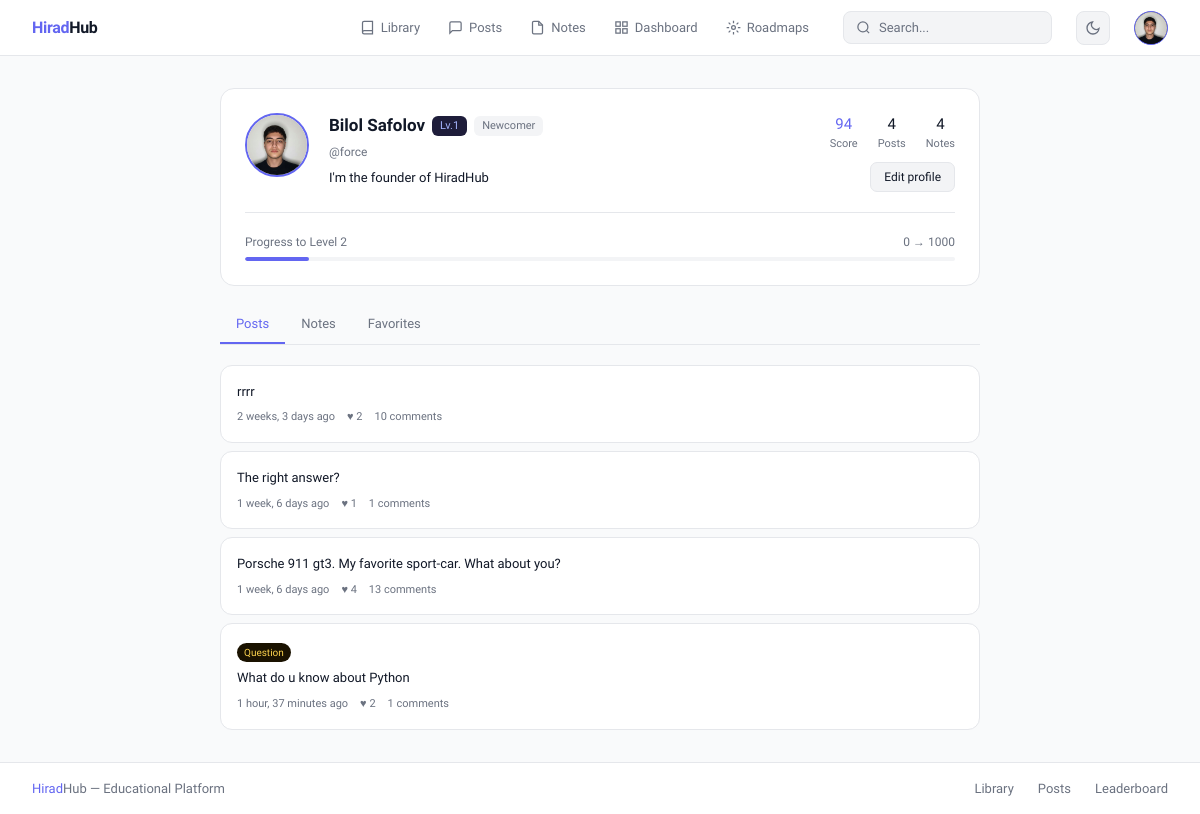
Page /user/profile/ (signed in) on the committed database.
### user/models.py (models this page shows, shortened)
class CustomUser(AbstractUser):
    phone_regex = RegexValidator(
        regex=r'^\+?1?\d{9,15}$',
        message="Phone number must be entered in the format: '+999999999'. Up to 15 digits allowed."
    )
    email = models.EmailField(unique=True, db_index=True)
    first_name = models.CharField(max_length=30, blank=True)
    last_name = models.CharField(max_length=30, blank=True)
    phone_number = models.CharField(max_length=15, blank=True, validators=[phone_regex])
    profile_picture = models.ImageField(upload_to='profile_pictures/', blank=True, null=True)
    bio = models.TextField(blank=True)
    is_email_verified = models.BooleanField(default=False)
    is_verified = models.BooleanField(default=False)
    role = models.CharField(max_length=20, default='student',
    choices=[('student', 'Student'), ('teacher', 'Teacher'), ('director', 'Director'), ('admin', 'Admin'  )])
    username = models.CharField(max_length=150, unique=True)
    groups = models.ManyToManyField(
        'auth.Group',
        verbose_name='groups',
        blank=True,
        help_text='The groups this user belongs to.',
        related_name='customuser_set',
        related_query_name='user',
    )
    score = models.PositiveIntegerField(default=0, db_index=True)
    level = models.PositiveIntegerField(default=1)
    title = models.CharField(max_length=50, blank=True, default='Newcomer')
    user_permissions = models.ManyToManyField(
        'auth.Permission',
        verbose_name='user permissions',
        blank=True,
        help_text='Specific permissions for this user.',
        related_name='customuser_set',
        related_query_name='user',
    )
    class Meta:
        verbose_name = 'User'
        verbose_name_plural = 'Users'

### post/models.py (models this page shows, shortened)
class Post(models.Model):
    POST_TYPES_CHOICES = [
        ('post', 'Post'),
        ('question', 'Question'),
        ('article', 'Article'),
    ]
    author = models.ForeignKey(settings.AUTH_USER_MODEL, on_delete=models.CASCADE, related_name='posts')
    post_type = models.CharField(max_length=20, choices=POST_TYPES_CHOICES, default='post', db_index=True)
    text = models.TextField(max_length=10000, blank=True)
    image = models.ImageField(upload_to='post/images/', null=True, blank=True)
    video = models.FileField(upload_to='post/videos/', null=True, blank=True)
    is_answered = models.BooleanField(default=False, db_index=True)
    accepted_comment = models.OneToOneField('library.Comment', null=True, blank=True, on_delete=models.SET_NULL, related_name='accepted_for')
    view_count = models.PositiveIntegerField(default=0, db_index=True)
    step = models.PositiveIntegerField(default=0, db_index=True)
    created_at = models.DateTimeField(auto_now_add=True)
    updated_at = models.DateTimeField(auto_now=True)
    topics = models.ManyToManyField(Topic, related_name='posts', blank=True)
    likes = GenericRelation('library.Like')
    comments = GenericRelation('library.Comment')
    favorites = GenericRelation('post.Favorite')
    class Meta:
        indexes = [
            models.Index(fields=['-created_at']),
            models.Index(fields=['post_type']),
            models.Index(fields=['author', 'post_type']),
        ]
    @property
    def count_likes(self):
        return self.likes.count()
    @property
    def count_comments(self):
        return self.comments.count()

### user/views.py (the view, shortened to what this page needs)
# urls.py: path('profile/', views.profile_view, name='profile'),
@login_required
def profile_view(request):
    user = request.user
    from post.models import Post, Favorite
    from django.contrib.contenttypes.models import ContentType
    post_ct = ContentType.objects.get_for_model(Post)
    favorite_posts = Post.objects.filter(
        id__in=Favorite.objects.filter(
            user=user, content_type=post_ct
        ).values_list('object_id', flat=True)
    ).select_related('author').prefetch_related('likes', 'comments')
    level_idx = min(user.level - 1, len(LEVEL_THRESHOLDS) - 1)
    level_current_min = LEVEL_THRESHOLDS[level_idx]
    if user.level < 10:
        level_next_min = LEVEL_THRESHOLDS[min(level_idx + 1, len(LEVEL_THRESHOLDS) - 1)]
        score_in_level = user.score - level_current_min
        level_range    = level_next_min - level_current_min
        level_progress_pct = min(int(score_in_level / level_range * 100), 100) if level_range > 0 else 100
    else:
        level_current_min  = LEVEL_THRESHOLDS[-1]
        level_next_min     = level_current_min
        level_progress_pct = 100
    teacher_profile  = None
    director_profile = None
    teacher_books    = []
    teacher_videos   = []
    teacher_podcasts = []
    return render(request, 'user/profile/profile.html', {
        'user':              user,
        'favorite_posts':    favorite_posts,
        'level_current_min': level_current_min,
        'level_next_min':    level_next_min,
        'level_progress_pct': level_progress_pct,
        'teacher_profile':   teacher_profile,
        'director_profile':  director_profile,
        'teacher_books':     teacher_books,
        'teacher_videos':    teacher_videos,
        'teacher_podcasts':  teacher_podcasts,
    })

### templates/user/profile/profile.html (shortened to what this page needs)
{% extends 'base.html' %}
{% block content %}
<div style="max-width:760px; margin:0 auto;">
    <div style="background:var(--surface); border:0.5px solid var(--border); border-radius:14px; padding:1.5rem; margin-bottom:1.25rem;">
        <div style="display:flex; align-items:flex-start; gap:1.25rem; flex-wrap:wrap;">
            <div style="width:64px; height:64px; border-radius:50%; background:#1e1d3a; border:2px solid var(--accent); display:flex; align-items:center; justify-content:center; font-size:22px; font-weight:500; color:#a5b4fc; overflow:hidden; flex-shrink:0;">
                {% if user.profile_picture %}
                <img src="{{ user.profile_picture.url }}" style="width:100%;height:100%;object-fit:cover;" alt="avatar"/>
                {% else %}
                {{ user.username|first|upper }}
                {% endif %}
            </div>
            <div style="flex:1; min-width:0;">
                <div style="display:flex; align-items:center; gap:7px; flex-wrap:wrap; margin-bottom:4px;">
                    <p style="font-size:17px; font-weight:600; color:var(--text);">{{ user.get_full_name|default:user.username }}</p>
                    <span style="font-size:11px; padding:2px 8px; background:#1e1d3a; color:#a5b4fc; border-radius:6px; font-weight:500;">Lv.{{ user.level }}</span>
                    <span style="font-size:11px; padding:2px 8px; background:var(--surface2); color:var(--muted); border-radius:6px;">{{ user.title }}</span>
                </div>
                <p style="font-size:12px; color:var(--muted);">@{{ user.username }}</p>
                {% if user.bio %}
                <p style="font-size:13px; color:var(--text); margin-top:7px; line-height:1.6;">{{ user.bio }}</p>
                {% endif %}
            </div>
            <div style="display:flex; flex-direction:column; align-items:flex-end; gap:10px; flex-shrink:0;">
                <div style="display:flex; gap:1.25rem; text-align:center;">
                    <div>
                        <p style="font-size:15px; font-weight:500; color:var(--accent);">{{ user.score }}</p>
                        <p style="font-size:11px; color:var(--muted);">Score</p>
                    </div>
                    <div>
                        <p style="font-size:15px; font-weight:500; color:var(--text);">{{ user.posts.count }}</p>
                        <p style="font-size:11px; color:var(--muted);">Posts</p>
                    </div>
                    <div>
                        <p style="font-size:15px; font-weight:500; color:var(--text);">{{ user.notes.count }}</p>
                        <p style="font-size:11px; color:var(--muted);">Notes</p>
                    </div>
                </div>
                <a href="{% url 'user:edit_profile' %}"
                    style="padding:5px 13px; background:var(--surface2); border:0.5px solid var(--border); border-radius:7px; font-size:12px; color:var(--text); text-decoration:none; transition:background 0.15s;"
                    onmouseover="this.style.background='var(--border)'" onmouseout="this.style.background='var(--surface2)'">
                    Edit profile
                </a>
            </div>
        </div>
        {% if user.role == 'student' or user.role == 'admin' %}
        <div style="margin-top:1.25rem; padding-top:1.25rem; border-top:0.5px solid var(--border);">
            <div style="display:flex; justify-content:space-between; align-items:center; margin-bottom:6px;">
                <span style="font-size:12px; color:var(--muted);">
                    {% if user.level < 10 %}Progress to Level {{ user.level|add:1 }}{% else %}Max level reached{% endif %}
                </span>
                <span style="font-size:12px; color:var(--muted);">{{ level_current_min|default:0 }} → {{ level_next_min|default:20000 }}</span>
            </div>
            <div style="height:4px; background:var(--surface2); border-radius:2px; overflow:hidden;">
                <div style="height:100%; width:{{ level_progress_pct|default:0 }}%; background:var(--accent); border-radius:2px; max-width:100%; transition:width 0.3s;"></div>
            </div>
        </div>
        {% endif %}
    </div>
    <div style="display:flex; border-bottom:0.5px solid var(--border); margin-bottom:1.25rem; overflow-x:auto;">
        <button onclick="showTab('posts')" id="tab-posts" class="profile-tab active">Posts</button>
        <button onclick="showTab('notes')" id="tab-notes" class="profile-tab">Notes</button>
        <button onclick="showTab('favorites')" id="tab-favorites" class="profile-tab">Favorites</button>
    </div>
    <div id="panel-posts">
        {% if user.posts.all %}
        <div style="display:flex; flex-direction:column; gap:8px;">
            {% for post in user.posts.all|slice:":15" %}
            <a href="{% url 'post:detail' post.pk %}" style="text-decoration:none;">
                <div style="background:var(--surface); border:0.5px solid var(--border); border-radius:12px; padding:1rem; transition:border-color 0.15s;"
                    onmouseover="this.style.borderColor='var(--accent)'" onmouseout="this.style.borderColor='var(--border)'">
                    {% if post.post_type != 'post' %}
                    <span style="display:inline-flex; align-items:center; font-size:10px; font-weight:500; padding:2px 7px; border-radius:10px; margin-bottom:6px;
                        {% if post.post_type == 'question' %}background:#1a1200; color:#fcd34d;{% else %}background:#1e1d3a; color:#a5b4fc;{% endif %}">
                        {{ post.get_post_type_display }}
                    </span>
                    {% endif %}
                    <p style="font-size:13px; color:var(--text); line-height:1.6; margin-bottom:7px;">{{ post.text|truncatechars:120 }}</p>
                    <div style="display:flex; align-items:center; gap:12px;">
                        <span style="font-size:11px; color:var(--muted);">{{ post.created_at|timesince }} ago</span>
                        <span style="font-size:11px; color:var(--muted);">♥ {{ post.count_likes }}</span>
                        <span style="font-size:11px; color:var(--muted);">{{ post.count_comments }} comments</span>
                    </div>
                </div>
            </a>
            {% endfor %}
        </div>
        {% endif %}
    </div>
</div>
{% endblock %}

### templates/base.html (shortened to what this page needs)
<!DOCTYPE html>
<html lang="en">
<head>
    <script src="https://cdn.tailwindcss.com"></script>
</head>
<body>
    <header class="navbar">
        <a href="{% url 'main:home' %}" class="nav-logo"><span>Hirad</span>Hub</a>
        <nav class="nav-links">
            <a href="{% url 'library:home' %}" class="nav-link {% block nav_library %}{% endblock %}">
                <svg width="15" height="15" viewBox="0 0 24 24" fill="none" stroke="currentColor" stroke-width="2">
                    <path d="M4 19.5A2.5 2.5 0 0 1 6.5 17H20" />
                    <path d="M6.5 2H20v20H6.5A2.5 2.5 0 0 1 4 19.5v-15A2.5 2.5 0 0 1 6.5 2z" />
                </svg>
                Library
            </a>
            <a href="{% url 'post:list' %}" class="nav-link {% block nav_posts %}{% endblock %}">
                <svg width="15" height="15" viewBox="0 0 24 24" fill="none" stroke="currentColor" stroke-width="2">
                    <path d="M21 15a2 2 0 0 1-2 2H7l-4 4V5a2 2 0 0 1 2-2h14a2 2 0 0 1 2 2z" />
                </svg>
                Posts
            </a>
            <a href="{% url 'note:list' %}" class="nav-link {% block nav_notes %}{% endblock %}">
                <svg width="15" height="15" viewBox="0 0 24 24" fill="none" stroke="currentColor" stroke-width="2">
                    <path d="M14 2H6a2 2 0 0 0-2 2v16a2 2 0 0 0 2 2h12a2 2 0 0 0 2-2V8z" />
                    <polyline points="14 2 14 8 20 8" />
                </svg>
                Notes
            </a>
            <a href="{% url 'main:dashboard' %}" class="nav-link {% block nav_dashboard %}{% endblock %}">
                <svg width="15" height="15" viewBox="0 0 24 24" fill="none" stroke="currentColor" stroke-width="2">
                    <rect x="3" y="3" width="7" height="7" />
                    <rect x="14" y="3" width="7" height="7" />
                    <rect x="14" y="14" width="7" height="7" />
                    <rect x="3" y="14" width="7" height="7" />
                </svg>
                Dashboard
            </a>
            <a href="{% url 'roadmap:list' %}" class="nav-link {% block nav_roadmap %}{% endblock %}">
                <svg width="15" height="15" viewBox="0 0 24 24" fill="none" stroke="currentColor" stroke-width="2">
                    <circle cx="12" cy="12" r="3"/>
                    <path d="M12 1v4M12 19v4M4.22 4.22l2.83 2.83M16.95 16.95l2.83 2.83M1 12h4M19 12h4M4.22 19.78l2.83-2.83M16.95 7.05l2.83-2.83"/>
                </svg>
                Roadmaps
            </a>
        </nav>
        <div class="search-wrap">
            <form class="search-form" id="search-form" autocomplete="off">
                <svg width="15" height="15" viewBox="0 0 24 24" fill="none" stroke="currentColor" stroke-width="2"
                    style="color:var(--muted);flex-shrink:0;">
                    <circle cx="11" cy="11" r="8" />
                    <path d="m21 21-4.35-4.35" />
                </svg>
                <input type="text" id="search-input" name="q" placeholder="Search..."
                    value="{{ request.GET.q|default:'' }}" />
            </form>
        </div>
        <button class="theme-btn" id="theme-toggle" title="Toggle theme">
            <svg id="icon-moon" width="16" height="16" viewBox="0 0 24 24" fill="none" stroke="currentColor"
                stroke-width="2">
                <path d="M21 12.79A9 9 0 1 1 11.21 3 7 7 0 0 0 21 12.79z" />
            </svg>
        </button>
        {% if user.is_authenticated %}
        <div class="dropdown" id="user-dropdown">
            <div class="avatar-btn" id="avatar-btn">
                {% if user.profile_picture %}
                <img src="{{ user.profile_picture.url }}" alt="avatar" />
                {% else %}
                {{ request.user.username|first|upper }}
                {% endif %}
            </div>
        </div>
        {% else %}
        <div style="display:flex;align-items:center;gap:6px;flex-shrink:0;">
            <a href="{% url 'user:login' %}" class="btn-ghost">Login</a>
            <a href="{% url 'user:register' %}" class="btn-primary">Register</a>
        </div>
        {% endif %}
    </header>
    <main>{% block content %}{% endblock %}</main>
    <footer>
        <span><span style="color:var(--accent);font-weight:500;">Hirad</span>Hub — Educational Platform</span>
        <div class="footer-links">
            <a href="{% url 'library:home' %}">Library</a>
            <a href="{% url 'post:list' %}">Posts</a>
            <a href="{% url 'main:leaderboard' %}">Leaderboard</a>
        </div>
    </footer>
</body>
</html>

### rows in the picture
CustomUser: profile_picture (picture), get_full_name "Bilol Safolov", level "1", title "Newcomer", username "force", bio "I'm the founder of HiradHub", score "94", posts.count "4", notes.count "4", level|add "2"
Post: text "rrrr", created_at "2 weeks, 3 days", count_likes "2", count_comments "10"
Post: text "The right answer?", created_at "1 week, 6 days", count_likes "1", count_comments "1"
Post: text "Porsche 911 gt3. My favorite sport-car. What about you?", created_at "1 week, 6 days", count_likes "4", count_comments "13"
Post: post_type "Question", text "What do u know about Python", created_at "1 hour, 37 minutes", count_likes "2", count_comments "1"

### other values in the picture
{{ level_current_min|default:0 }} "0"
{{ level_next_min|default:20000 }} "1000"
